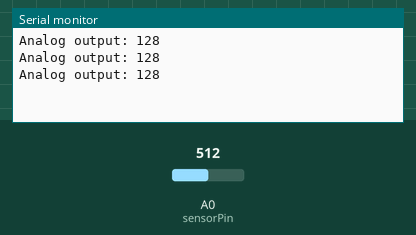
This sketch was run on a simulated Arduino Uno, built with avr-gcc and run on an emulated ATmega328P. Parts: the last lines printed to the serial monitor. Inputs (shaded band) come from the test bench; at power-on: A0 (sensorPin) = 512.

Above: at 1.3 s.
1.4 s: A0 (sensorPin) set to 716
At 1.9 s:
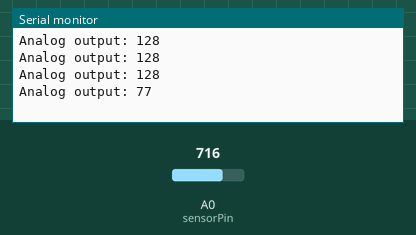
2.9 s: A0 (sensorPin) set to 900
At 3.4 s:
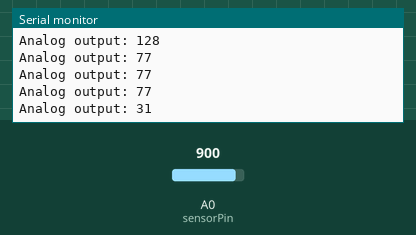
Timing chart, 0 to 5.9 s (numbered marks = the images above; inputs shaded):
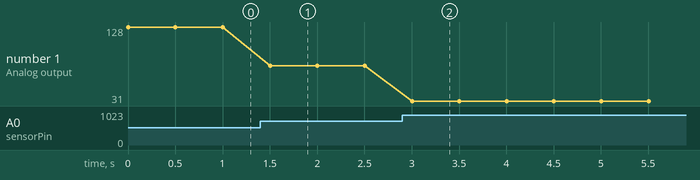

Measured:
- after the input at 1.4 s, the serial monitor: prints a new line after 0.10 s (image 1)
- after the input at 2.9 s, the serial monitor: prints a new line after 0.10 s (image 2)
- plotted number 1: 128 → 77 after the input at 1.4 s, 77 → 31 after the input at 2.9 s

The sketch:

Raindrop_Sensor.ino
```cpp
#define sensorPin A0
void setup() {
  Serial.begin(9600);
}
void loop() {
  Serial.print("Analog output: ");
  Serial.println(readSensor());
  delay(500);
}
//  This function returns the analog data to calling function
int readSensor() {
  int sensorValue = analogRead(sensorPin);  // Read the analog value from sensor
  int outputValue = map(sensorValue, 0, 1023, 255, 0); // map the 10-bit data to 8-bit data
  return outputValue;             // Return analog rain value
}
```
